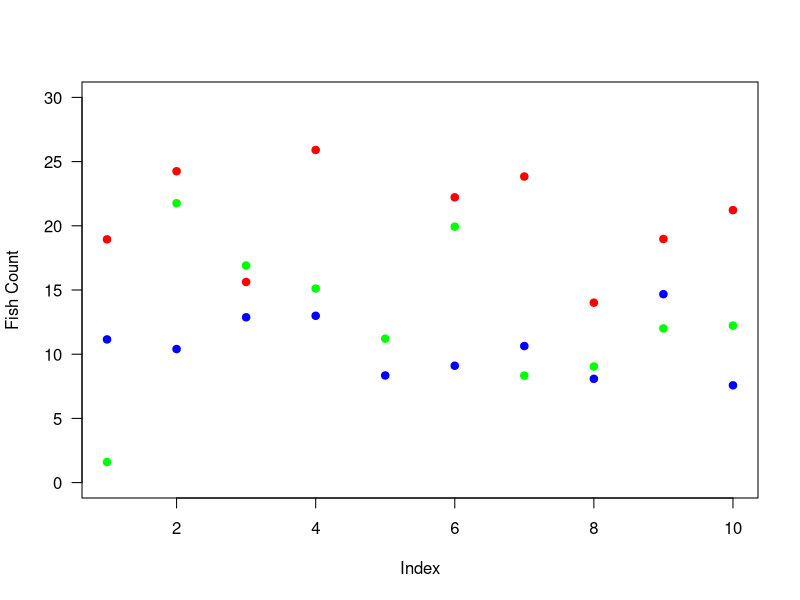

The R script that drew this image:
############################
# CreateData.r
# Project: GitHubTestProject.Rproj

# File description: A file that creates a small data set and calculates some statistics

# Created: January 4, 2016
# R Version: 3.2.0
# GitHub: Yes
# Author: A Putt
############################

# Make some data
fishes <- data.frame(index = 1:10, redfish = rnorm(10,20,5), bluefish = rnorm(10,10,3), greenfish = rnorm(10,10,10))

# Plot the data
plot(fishes$index,fishes$bluefish,col="blue",pch=19,xlab="",ylab="",ylim=c(0,30),las=1)
points(fishes$index,fishes$redfish,col="red",pch=19)
points(fishes$index,fishes$greenfish,col="green",pch=19)
mtext(side=1,text="Index",line=3)
mtext(side=2,text="Fish Count",line=3)
 
# Added a new line of text in the testbranch and then merged with the master.
# This line was added through a fork/clone.
